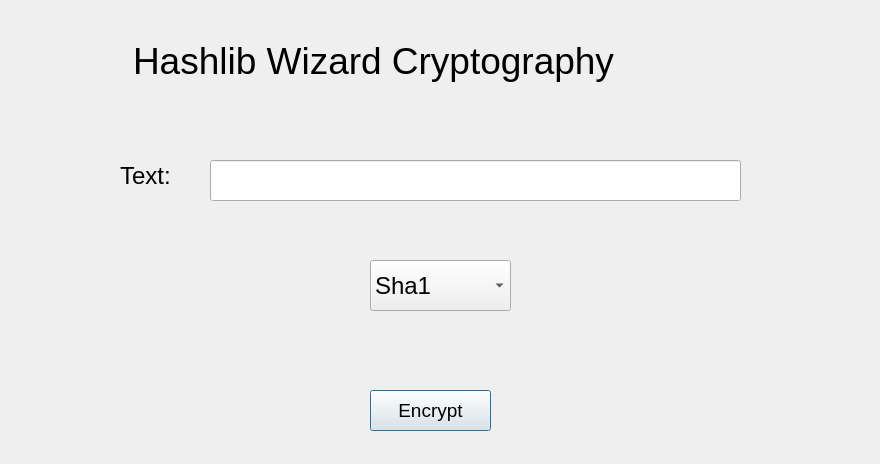
<?xml version="1.0" encoding="UTF-8"?>
<ui version="4.0">
 <class>Encrypt</class>
 <widget class="QDialog" name="Encrypt">
  <property name="geometry">
   <rect>
    <x>0</x>
    <y>0</y>
    <width>880</width>
    <height>464</height>
   </rect>
  </property>
  <property name="windowTitle">
   <string>Encrypt</string>
  </property>
  <widget class="QPushButton" name="pushButton">
   <property name="geometry">
    <rect>
     <x>370</x>
     <y>390</y>
     <width>121</width>
     <height>41</height>
    </rect>
   </property>
   <property name="font">
    <font>
     <pointsize>14</pointsize>
    </font>
   </property>
   <property name="text">
    <string>Encrypt</string>
   </property>
  </widget>
  <widget class="QWidget" name="horizontalLayoutWidget">
   <property name="geometry">
    <rect>
     <x>0</x>
     <y>0</y>
     <width>881</width>
     <height>121</height>
    </rect>
   </property>
   <layout class="QHBoxLayout" name="horizontalLayout">
    <property name="leftMargin">
     <number>133</number>
    </property>
    <item>
     <widget class="QLabel" name="label">
      <property name="font">
       <font>
        <pointsize>28</pointsize>
       </font>
      </property>
      <property name="text">
       <string>Hashlib Wizard Cryptography</string>
      </property>
     </widget>
    </item>
   </layout>
  </widget>
  <widget class="QLabel" name="label_2">
   <property name="geometry">
    <rect>
     <x>120</x>
     <y>150</y>
     <width>71</width>
     <height>51</height>
    </rect>
   </property>
   <property name="font">
    <font>
     <pointsize>18</pointsize>
    </font>
   </property>
   <property name="text">
    <string>Text:</string>
   </property>
  </widget>
  <widget class="QLineEdit" name="lineEdit">
   <property name="geometry">
    <rect>
     <x>210</x>
     <y>160</y>
     <width>531</width>
     <height>41</height>
    </rect>
   </property>
   <property name="font">
    <font>
     <pointsize>16</pointsize>
    </font>
   </property>
  </widget>
  <widget class="QComboBox" name="comboBox">
   <property name="geometry">
    <rect>
     <x>370</x>
     <y>260</y>
     <width>141</width>
     <height>51</height>
    </rect>
   </property>
   <property name="font">
    <font>
     <pointsize>18</pointsize>
    </font>
   </property>
   <item>
    <property name="text">
     <string>Sha1</string>
    </property>
   </item>
   <item>
    <property name="text">
     <string>Sha224</string>
    </property>
   </item>
   <item>
    <property name="text">
     <string>Sha256</string>
    </property>
   </item>
   <item>
    <property name="text">
     <string>Sha384</string>
    </property>
   </item>
   <item>
    <property name="text">
     <string>Sha512</string>
    </property>
   </item>
  </widget>
 </widget>
 <resources/>
 <connections/>
</ui>
